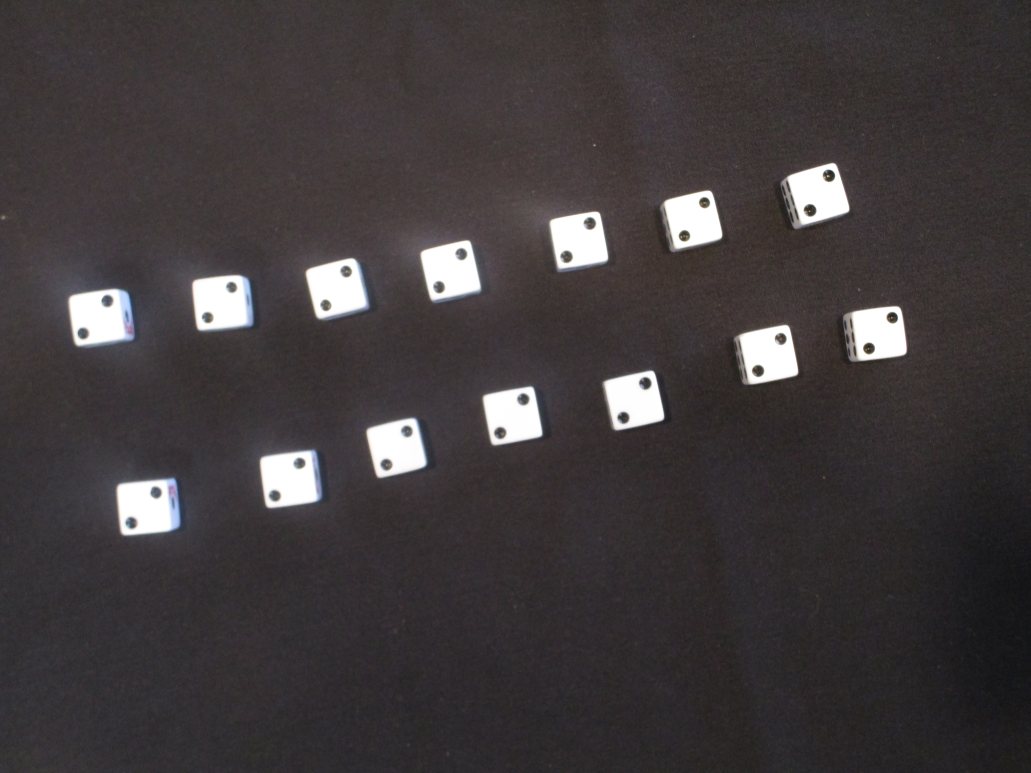
#> input picture RIT/CSCI 431/Detecting Dice Dot Count/Images_Directory/img_6871__twos.jpg, 5152 x 3864 px (shown at 1/5 size)
$ python -i A_03_346009732.py   (imports and definitions only)
#> lines starting #> are read from the running program, lines starting #| are printed output that depends on the picture; after the words box and inside, x2 and y2 are one past the last pixel; in counts of white or black regions, pixels touching at a corner belong together
"""
Class: Intro to Computer Vision
Assignment: A3
Author: Ethan Hartman
"""
import os
import threading

import cv2
import numpy as np

MAX_INTENSITY_VALUE = 255
THRESHOLD_VALUE = 190
BLUR_KERNEL = (9, 9)

MIN_DICE_SIZE = 210
MAX_DICE_SIZE = 250
MAX_DOT_ARC_LEN = 280
MIN_DOT_ARC_LEN = 130
MIN_DOT_CIRCULARITY = .56
VALID_CORNER_COUNT = 4

DOTS_ON_DICE = 6

DOT_HIGHLIGHT_COLOR = 0, 255, 0
DIE_HIGHLIGHT_COLOR = 0, 0, 255

# Identity array for a square
SQUARE_POINT_IDENTITY = np.array([
    [-1 / 2, -1 / 2],
    [1 / 2, -1 / 2],
    [1 / 2, 1 / 2],
    [-1 / 2, 1 / 2]
], dtype=np.float32)

# If we want to display output images (probably for debugging)
DISPLAY_OUTPUT_IMG = False

IMAGE_DIR_PATH = "Images_Directory"

OUTPUT_STR = "INPUT Filename: {0}\nNumber of Dice: {1}" + "".join(f"\nNumber of {i_+1}'s: {{{i_ + 2}}}" for i_ in range(DOTS_ON_DICE)) + f"\nNumber of Unknown: {{{DOTS_ON_DICE+2}}}\nTotal of all dots: {{{DOTS_ON_DICE+3}}}"


def displayImgWait(img_name, img):
    """
    Shows the given image then waits for input to close the image.
    :param img_name: The name to give the display window.
    :param img: The image array.
    """
    cv2.imshow(img_name, img)
    cv2.waitKey(0)
    cv2.destroyAllWindows()


def magnitude(arr):
    """
    Get the magnitude of an array.
    :param arr: Array to get magnitude of.
    :return: The magnitude of the array.
    """
    return np.sqrt(np.sum(np.square(arr)))


def computeImageStats(img):
    """
    Computes the stats of the given image, highlights dice, and dots.
    :param img: Image to determine stats on.
    :return: A list of the stats of the image in the following format: [Die Count, Number of 1's, ..., Number of <DOTS_ON_DICE>'s, Number of Unknown, Total Dot count]
    """
    img_stats = [0] * 9
#> img_stats = [0, 0, 0, 0, 0, 0, 0, 0, 0]
    valid_dice_corners = []

    # Convert color to grayscale
    working_img = cv2.cvtColor(img, cv2.COLOR_BGR2GRAY)
#> img is the input picture: shape (3864, 5152, 3); mean B, G, R 60.8, 59.4, 64.8

    # Remove any noise, and blur dots so lighter dots look more like full circles.
    working_img = cv2.GaussianBlur(working_img, BLUR_KERNEL, 0)

    # Threshold the image, so it is only between THRESHOLD_VALUE and 255
    _, working_img = cv2.threshold(working_img, THRESHOLD_VALUE, MAX_INTENSITY_VALUE, cv2.THRESH_BINARY)
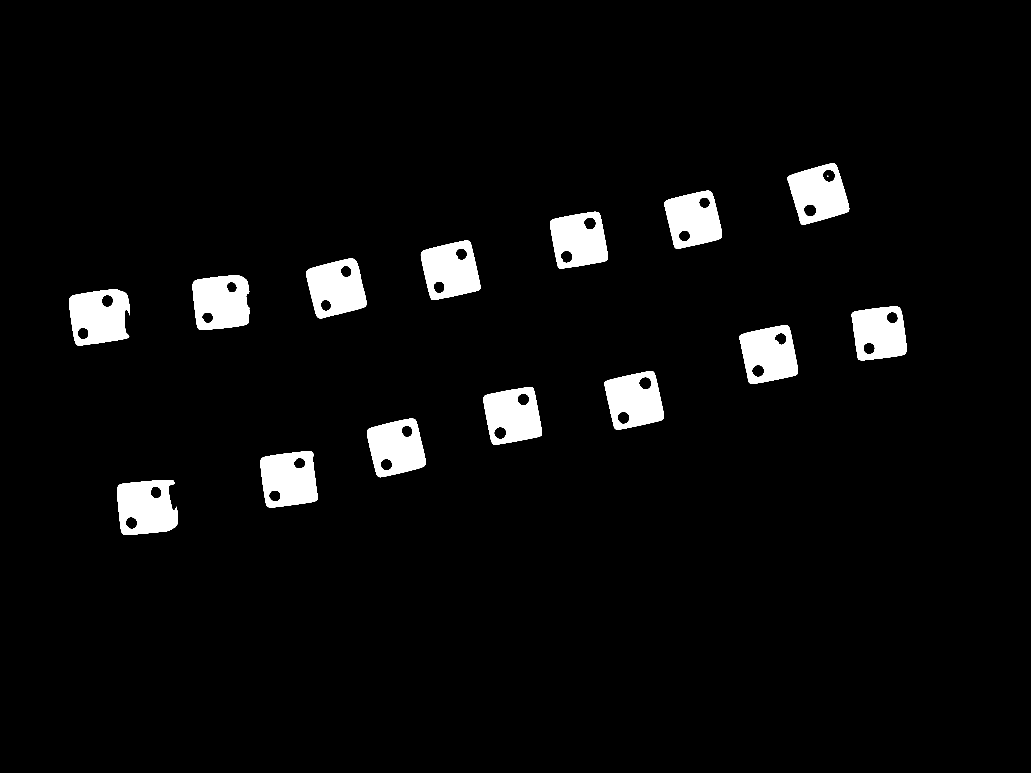
#> working_img: shape (3864, 5152) (shown at 1/5 size); 4.3% white; 15 white regions (1 under 20 px)

    # Locate dice contours
    contours, _ = cv2.findContours(working_img, cv2.RETR_EXTERNAL, cv2.CHAIN_APPROX_SIMPLE)
#> contours = 14 contours; largest, box (x1, y1, x2, y2) and area: (346, 1447, 650, 1728) 69455, (586, 2400, 889, 2675) 69004, (963, 1378, 1248, 1650) 66978, (1302, 2256, 1590, 2537) 66683, (1531, 1293, 1833, 1592) 65890
    # Get corners of all dice
    for cnt in contours:
        # Turn contours into a maximum of 4 corners
        approx_corners = cv2.approxPolyDP(cnt, 0.1 * cv2.arcLength(cnt, True), True)
        # Ensure the corners are in range of the correct dice size
        if len(approx_corners) == VALID_CORNER_COUNT:
            offset_y, offset_x = approx_corners[1, 0] - approx_corners[0, 0], approx_corners[2, 0] - approx_corners[
                1, 0]
            height, width = magnitude(offset_y), magnitude(offset_x)
            if height > MIN_DICE_SIZE:
                horiz_dice = round(width / MAX_DICE_SIZE)
                vert_dice = round(height / MAX_DICE_SIZE)
                single_y_offset, single_x_offset = offset_y / vert_dice, offset_x / horiz_dice
                # Separate touching dice with vector calculations
                for i in range(horiz_dice):
                    for j in range(vert_dice):
                        top_right = approx_corners[0, 0] + single_y_offset * j + single_x_offset * i
                        top_left = top_right + single_y_offset
                        bottom_left = top_left + single_x_offset
                        bottom_right = top_right + single_x_offset

                        polygon = np.array([
                            [top_right],
                            [top_left],
                            [bottom_left],
                            [bottom_right]
                        ], dtype=int)

                        rect = cv2.minAreaRect(polygon)

                        # Calculate the side length for the square
                        center_x = int(rect[0][0])
                        center_y = int(rect[0][1])
                        side_length = max(rect[1])

                        # Create a square centered at the polygon's center
                        square_points = SQUARE_POINT_IDENTITY * side_length

                        # Define the rotation angle based on the polygon's orientation
                        angle = rect[2] * np.pi / 180.0

                        # Create a rotation matrix
                        rotation_matrix = np.array([
                            [np.cos(angle), -np.sin(angle)],
                            [np.sin(angle), np.cos(angle)]
                        ], dtype=np.float32)

                        # Apply the rotation matrix to the square points and restore center
                        rotated_square_points = np.dot(square_points, rotation_matrix.T) + np.array([center_x, center_y])

                        # Convert to integer for drawing
                        rotated_square_points = np.intp(rotated_square_points)

                        # Add valid corners to our array
                        valid_dice_corners.append(rotated_square_points)
#> this loop made 14 passes
#> (approx_corners, height, width, single_y_offset, single_x_offset) on passes 1 to 7: ([[866, 2403], [593, 2427], [615, 2669], [876, 2634]], 274.1, 243, [-273, 24], [22, 242]), ([[1558, 2259], [1307, 2293], [1338, 2532], [1584, 2499]], 253.3, 241, [-251, 34], [31, 239]), ([[2074, 2097], [1838, 2150], [1893, 2383], [2126, 2323]], 241.9, 239.4, [-236, 53], [55, 233]), ([[2661, 1937], [2421, 1981], [2463, 2218], [2707, 2175]], 244, 240.7, [-240, 44], [42, 237]), ([[3264, 1857], [3024, 1911], [3076, 2144], [3315, 2094]], 246, 238.7, [-240, 54], [52, 233]), ([[3938, 1629], [3698, 1680], [3750, 1916], [3986, 1869]], 245.4, 241.7, [-240, 51], [52, 236]), ([[4495, 1537], [4260, 1567], [4293, 1796], [4527, 1766]], 236.9, 231.4, [-235, 30], [33, 229])
#> after the loop, valid_dice_corners = 14 items

    img_stats[0] = len(valid_dice_corners)

    # Find contours within each dice
    for corners in valid_dice_corners:
        # Create a mask for the die, where valid pixels are within the corner area.
        mask = np.zeros_like(working_img)
        cv2.fillPoly(mask, [corners], MAX_INTENSITY_VALUE)
        masked_dice = cv2.bitwise_and(working_img, mask)

        # Find contours (potential dots) within the given die
        contours, _ = cv2.findContours(masked_dice, cv2.RETR_TREE, cv2.CHAIN_APPROX_NONE)
        cur_dots = 0
        for cnt in contours:
            area = cv2.contourArea(cnt)
            arc_len = cv2.arcLength(cnt, True)
            circularity = (4 * np.pi * area / (arc_len * arc_len)) if arc_len != 0 else 0
            approx_corners = cv2.approxPolyDP(cnt, .1 * arc_len, True)
            # If the dot is the correct size, circularity, and has 4 corners, we have a dot!
            if MIN_DOT_ARC_LEN < arc_len < MAX_DOT_ARC_LEN and MIN_DOT_CIRCULARITY < circularity and len(approx_corners) == VALID_CORNER_COUNT:
                cv2.drawContours(img, [approx_corners], 0, DOT_HIGHLIGHT_COLOR, 5)
                cur_dots += 1

        if 0 < cur_dots <= DOTS_ON_DICE:
            img_stats[cur_dots] += 1  # Should have an extra dice with that number of dots, so increment the count.
            img_stats[-1] += cur_dots  # Add the current count to the total dot count
        else:
            img_stats[-2] += 1  # The dice either had too many dots or not enough, add to unknowns.

        cv2.drawContours(img, [corners], 0, DIE_HIGHLIGHT_COLOR, 5)
#> this loop made 14 passes
#> corners on passes 1 to 12: [[591, 2410], [864, 2386], [888, 2659], [615, 2683]], [[1304, 2285], [1557, 2251], [1591, 2504], [1338, 2538]], [[1836, 2146], [2075, 2092], [2129, 2331], [1890, 2385]], [[2419, 1978], [2660, 1934], [2704, 2175], [2463, 2219]], [[3022, 1906], [3263, 1852], [3317, 2093], [3076, 2147]], [[3697, 1676], [3939, 1625], [3990, 1867], [3748, 1918]], [[4259, 1561], [4498, 1531], [4528, 1770], [4289, 1800]], [[348, 1461], [635, 1437], [659, 1724], [372, 1748]], [[967, 1388], [1243, 1377], [1254, 1653], [978, 1664]], [[1532, 1353], [1769, 1293], [1829, 1530], [1592, 1590]], [[2104, 1260], [2344, 1203], [2401, 1443], [2161, 1500]], [[2751, 1103], [2990, 1059], [3034, 1298], [2795, 1342]]
#> pass 1, in computeImageStats, `masked_dice = cv2.bitwise_and(working_img, mask)`:
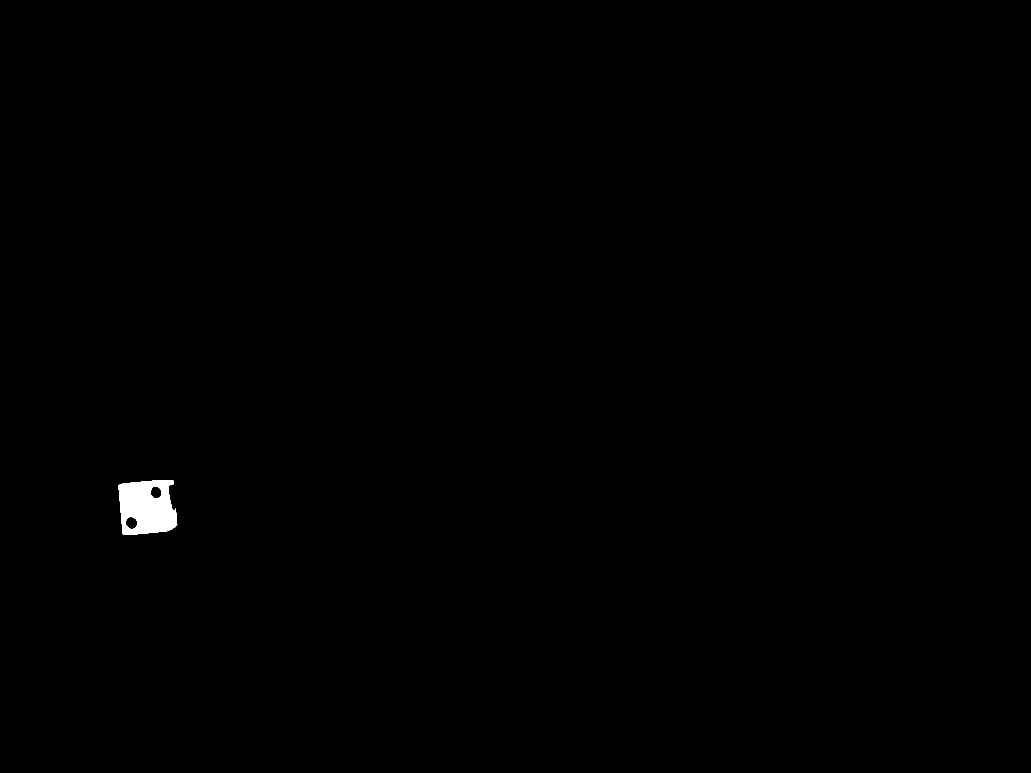
#> masked_dice: shape (3864, 5152) (shown at 1/5 size); 0.31% white; 1 white region, box (x1, y1, x2, y2) and area: (593, 2400, 886, 2675) 61681
#> pass 3, in computeImageStats, `masked_dice = cv2.bitwise_and(working_img, mask)`:
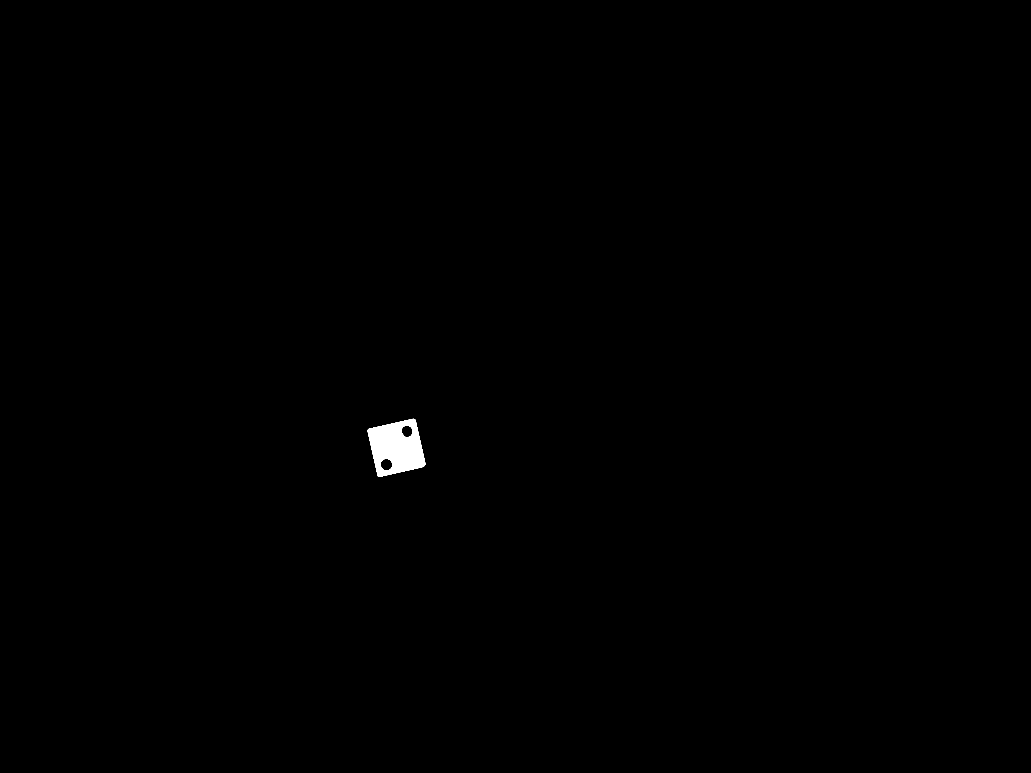
#> masked_dice: shape (3864, 5152) (shown at 1/5 size); 0.28% white; 1 white region, box (x1, y1, x2, y2) and area: (1837, 2094, 2128, 2385) 55098
#> after the loop:
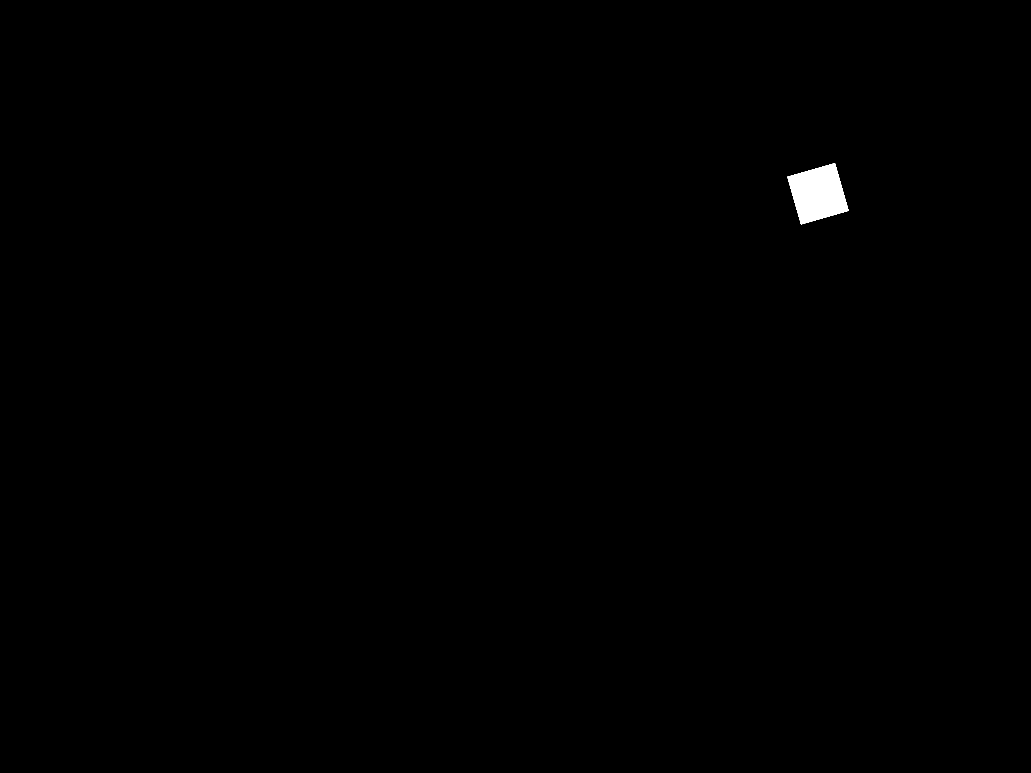
#> mask: shape (3864, 5152) (shown at 1/5 size); 0.31% white; 1 white region, box (x1, y1, x2, y2) and area: (3937, 816, 4243, 1122) 61268
#> after the loop: masked_dice: shape (3864, 5152); 0.28% white; 2 white regions (1 under 20 px), largest, box (x1, y1, x2, y2) and area: (3938, 818, 4243, 1121) 55101
#> after the loop, img_stats = [14, 0, 14, 0, 0, 0, 0, 0, 28]

    return img_stats


def computeAndDisplayImgStats(img, filename, display_output_image=False):
    """
    Computes, then displays the stats of the given image.
    Note: Displayed images will be 1/5 their original size.
    :param img: Image to determine stats on.
    :param filename: The name of the file.
    :param display_output_image: Displays output image (False by default)
    """
    img_stats = computeImageStats(img)
#> img_stats = [14, 0, 14, 0, 0, 0, 0, 0, 28]

    # Print stats
    print(OUTPUT_STR.format(str.upper(filename), *img_stats))
#| INPUT Filename: IMG_6871__TWOS.JPG
#| Number of Dice: 14
#| Number of 1's: 0
#| Number of 2's: 14
#| Number of 3's: 0
#| Number of 4's: 0
#| Number of 5's: 0
#| Number of 6's: 0
#| Number of Unknown: 0
#| Total of all dots: 28

    if display_output_image:
        img_y, img_x, _ = img.shape
#> img_y = 3864; img_x = 5152
        displayImgWait(filename, cv2.resize(img, (img_x // 5, img_y // 5)))
#> in displayImgWait, `cv2.imshow(img_name, img)`:
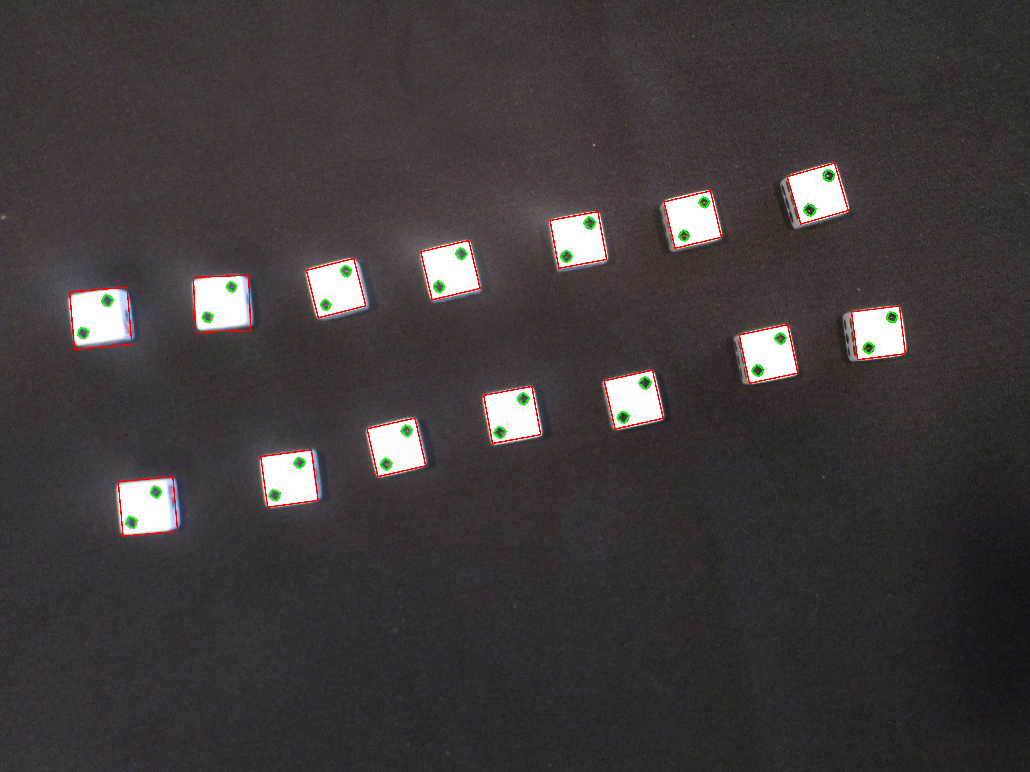
#> window 'img_6871__twos.jpg': shape (772, 1030, 3); mean B, G, R 59.4, 58.5, 64.6


def processImage(img_path, display_output_image):
    """
    Processes the image with the given path.
    :param img_path: Path to the image.
    :param display_output_image: Displays output image if set to true
    """
    computeAndDisplayImgStats(cv2.imread(img_path), str.split(img_path, "/")[-1], display_output_image)


def processImagesAsync(dir_path, display_output_image):
    """
    Processes all images in the given path to the directory, while displaying their stats.
    :param dir_path: The path to the image directory.
    :param display_output_image: Displays output image
    """
    running = []
    # Each image takes time to load, load images on separate threads to speed this process up.
    for filename in os.listdir(dir_path):
        if filename.endswith(".jpg"):
            thread = threading.Thread(target=processImage, args=(dir_path + "/" + filename, display_output_image))
            thread.start()
            running.append(thread)

    # Loop while we still have running threads
    while len(running) > 0:
        running[-1].join()
        del running[-1]


def computeAndDisplayRandomImgStats(dir_path, img_filenames):
    """
    Computes and displays a random image's stats.
    Removes the displayed image from the list.
    :param dir_path: Path to the directory of the image files
    :param img_filenames: List of image file names to choose from.
    """
    filename = np.random.choice(img_filenames)
    img_filenames.remove(filename)
    computeAndDisplayImgStats(cv2.imread(dir_path + "/" + filename), filename, True)


def main():
    """Main method which will run our helpers"""
    processImagesAsync(IMAGE_DIR_PATH, DISPLAY_OUTPUT_IMG)


# [2 lines not run here, left out]

>>> result = processImage('Images_Directory/img_6871__twos.jpg', 'out.png')
